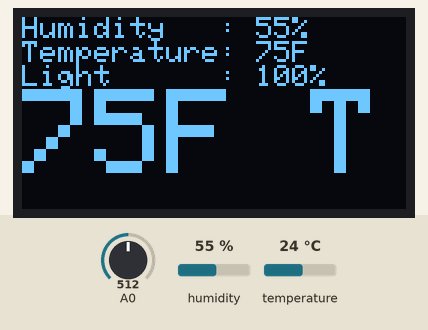
This sketch was run on a simulated ESP8266 (NodeMCU). Parts: 128×64 one-colour display. Wiring (inferred from the names in the program): DHT22 sensor: data GPIO 2. Inputs (shaded band) come from the test bench; at power-on: A0 = 512, humidity 55 %, temperature 24 °C. EEPROM starts erased; what the sketch prints to the serial monitor is not drawn.

Above: at 3.1 s.
At 12.6 s:
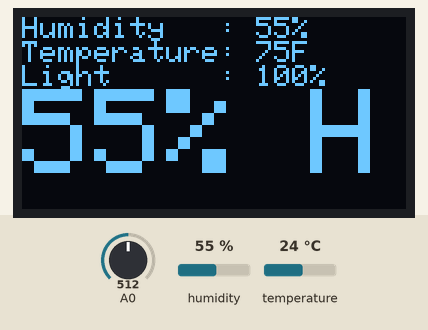
At 22.6 s:
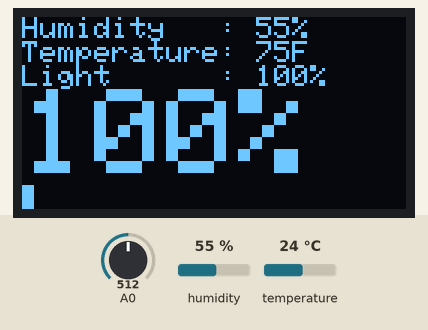

The sketch:

Temperature_v2.ino
```cpp
#include <EEPROM.h>
#include <WeatherStationData.h>
#include <WeatherStationDeviceDHT.h>
#include <WeatherStationOLED.h>
#include <WeatherStationWiFi.h>

// Chip type
#define NODEMCU 0

// What is attached
#define DEBUG 1
#define LCD_CONNECTED 0
#define BATTERY_CONNECTED 0
#define ON_BATTERY 0
#define OLED_CONNECTED 1
#define WIFI 1
#define MULTIPLEXER_PRESENT 1

// Multiplexer
#define S0 12
#define S1 13
#define S2 14
#define PHOTO_RESISTOR_PIN 1
#define BATTERY_PIN 0

// Temperature chip
#define DHTPIN 2
#define DHTTYPE DHT22

// EEPROM Stuff
#define EEPROM_LIGHT_ADDR 0
#define EEPROM_SIZE 1024

// Light stuff
// The value of 12 seems to work well for bedroom
// The value of 750 works well in the computer room to allow control with desk lamp
#define LIGHT_LEVEL_OFF 12

// Wireless
#define WIRELESS_SSID "network"
#define WIRELESS_PASS "hHitjtg3"
// You must URI(L?) encode any spaces here (%20)
// Limit to 64 characters
#define STATION_NAME "Computer%20Room"
#define WEB_SERVER "172.16.72.8"
#define WRITE_URL "/Temperature/processStation.php"
#define EMAIL_SERVER "172.16.72.8"

// When should the system perform measurements 300 = 5 minutes
#define INTERVAL_SECONDS 30

// Global variables
WeatherStationData *data;
WeatherStationDeviceDHT *dht22;
WeatherStationOLED *oled;
WeatherStationWiFi *wifi;
unsigned long previousMillis = 0;

void setup()
{
  if(DEBUG)
  {
    Serial.begin(115200);
    while(!Serial);
    Serial.println(" ");
    Serial.println("Starting up...");
  }

  if(MULTIPLEXER_PRESENT)
  {
    pinMode(S0, OUTPUT);
    pinMode(S1, OUTPUT);
    pinMode(S2, OUTPUT);
  }

  if(WIFI)
  {
    wifi = new WeatherStationWiFi(WIRELESS_SSID, WIRELESS_PASS, STATION_NAME,
      WEB_SERVER, WRITE_URL, EMAIL_SERVER, DEBUG);
    wifi->init();
  }

  if(OLED_CONNECTED)
  {
    oled = new WeatherStationOLED();
  }

  data = new WeatherStationData(BATTERY_CONNECTED);
  dht22 = new WeatherStationDeviceDHT(DHTPIN, data);
  dht22->begin();

  EEPROM.begin(EEPROM_SIZE);
}

void loop()
{
  unsigned long currentMillis = millis();
  unsigned long displaySensorLength;
  unsigned long currentSensor;
  float fullLight;

  if(previousMillis == 0 || (currentMillis - previousMillis) > (INTERVAL_SECONDS * 1000))
  {
    previousMillis = currentMillis;

    dht22->readHumidity();
    dht22->readTemperature();

    if(DEBUG)
    {
      Serial.println(String("Humidity: ") + String((int)data->Humidity()));
      Serial.println(String("Temperature: ") + String((int)data->Temperature()));
    }

    // Light stuff
    if(MULTIPLEXER_PRESENT)
    {
      activateMultiplexer(PHOTO_RESISTOR_PIN);
    }

    EEPROM.get(EEPROM_LIGHT_ADDR, fullLight);
    // If EEPROM has not yet been initialized
    if(isnan(fullLight))
    {
      fullLight = 0;
    }

    data->Rawlight(analogRead(A0));

    // Allow a reset here
    // Good, idea but need to allow full reset somewhere, probably a function
    if(data->Rawlight() > fullLight || false)
    {
      EEPROM.put(EEPROM_LIGHT_ADDR, data->Rawlight());
      EEPROM.commit();
      fullLight = data->Rawlight();
    }

    data->calculateLightPercent(fullLight);

    if(DEBUG)
    {
      Serial.println("Light stuff:");
      Serial.println("Stored max light value: " + (String)fullLight);
      Serial.println("Current light value   : " + (String)data->Rawlight());
      Serial.println("Current light %       : " + (String)data->LightPercent());
      // Need to check and see if it even should be off at night
      if(data->Rawlight() < LIGHT_LEVEL_OFF)
      {
        Serial.println("Display should be off!");
      }
    }

    if(WIFI)
    {
      wifi->writeServerData(data);
    }

    // Battery stuff needs dealt with
    if(OLED_CONNECTED)
    {
      // Need to check and see if it even should be off at night
      if(data->Rawlight() < LIGHT_LEVEL_OFF)
      {
        oled->displayOff();
      }
      else
      {
        // Calculate how long each sensor should be displayed
        displaySensorLength = INTERVAL_SECONDS / data->numberOfSensors() * 1000;
        currentMillis = millis();
        currentSensor = 1;
        oled->displayData(data, data->getCurrentSensor(currentSensor));
        if(DEBUG)
        {
          Serial.println("Current Sensor " + data->getCurrentSensor(currentSensor) + " " + (String)currentSensor);
        }
        while((currentMillis - previousMillis) < (INTERVAL_SECONDS * 1000))
        {
          if((currentMillis - previousMillis) > displaySensorLength)
          {
            currentSensor++;
            displaySensorLength += displaySensorLength;
            if(DEBUG)
            {
              Serial.println("Current Sensor " + data->getCurrentSensor(currentSensor) + " " + (String)currentSensor);
            }
            oled->displayData(data, data->getCurrentSensor(currentSensor));
          }
          currentMillis = millis();
          delay(1);
        }
      }
    }

    if(BATTERY_CONNECTED && ON_BATTERY)
    {
      ESP.deepSleep(INTERVAL_SECONDS * 1000000, WAKE_RF_DEFAULT);
    }
  }
}

void activateMultiplexer(int pin)
{
  // S0 is least significant bit
  if(pin & 1)
  {
    digitalWrite(S0, HIGH);
  }
  else
  {
    digitalWrite(S0, LOW);
  }
  if(pin & 2)
  {
    digitalWrite(S1, HIGH);
  }
  else
  {
    digitalWrite(S1, LOW);
  }
  if(pin & 4)
  {
    digitalWrite(S2, HIGH);
  }
  else
  {
    digitalWrite(S2, LOW);
  }
}
```

Measured:
- what the display in image 0 shows lasts 9.6 s, from 3.0 s to 12.6 s
- what the display in image 1 shows lasts 10.0 s, from 12.6 s to 22.6 s
- what the display in image 2 shows lasts 10.4 s, from 22.6 s to 33.0 s
